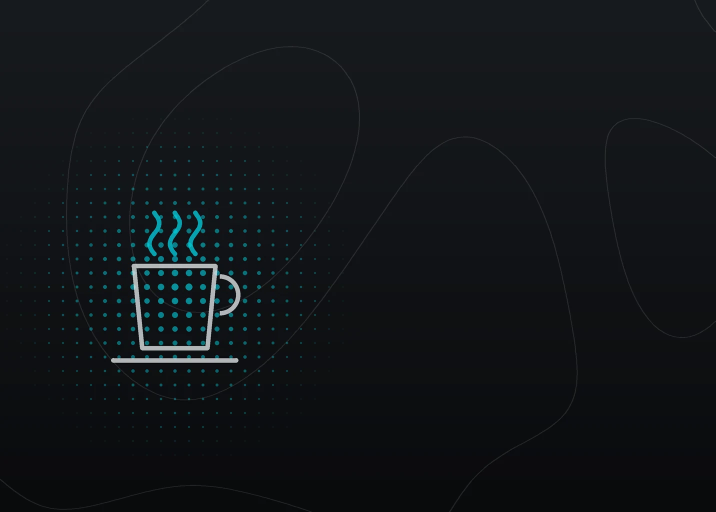
#> input picture assets/home/experience/2024-dunkin.webp, 1431 x 1024 px (shown at 1/2 size)
$ python import_images.py --kind contact-figure ../../assets/home/experience/2024-dunkin.webp out.png
#> lines starting #> are read from the running program, lines starting #| are printed output that depends on the picture
"""Crop and encode a generated image to its homepage frame.

    python3 scripts/home/import_images.py --kind plate SRC.png assets/home/experience/2024-dunkin.webp
    python3 scripts/home/import_images.py --kind portrait SRC.png SCRATCH/portrait.png

Kinds and sizes live in targets.py. Images are centre-cropped to the frame's
aspect, resized with LANCZOS and saved as WebP (quality 85, alpha kept for the
cut-out figures). The portrait is saved as PNG: it is the source person_maps.py
derives the hero's four maps from, not something the page loads.
"""
import argparse
import sys
from pathlib import Path

from PIL import Image, ImageOps

sys.path.insert(0, str(Path(__file__).resolve().parent))
from targets import TARGETS  # noqa: E402


def crop_to(image: Image.Image, size: tuple[int, int]) -> Image.Image:
    return ImageOps.fit(image, size, method=Image.Resampling.LANCZOS, centering=(0.5, 0.5))


def import_image(kind: str, src: Path, dest: Path) -> Path:
#> called with kind = 'contact-figure'
    target = TARGETS[kind]
    with Image.open(src) as opened:
#> opened is the input picture: PIL image 1431x1024 RGB; mean R, G, B 17.4, 20.8, 24
        image = ImageOps.exif_transpose(opened)
        image = image.convert("RGBA" if target["alpha"] else "RGB")
        image = crop_to(image, target["size"])
#> in crop_to, `return ImageOps.fit(image, size, method=Image.Resampling.LANCZOS, cent..`:
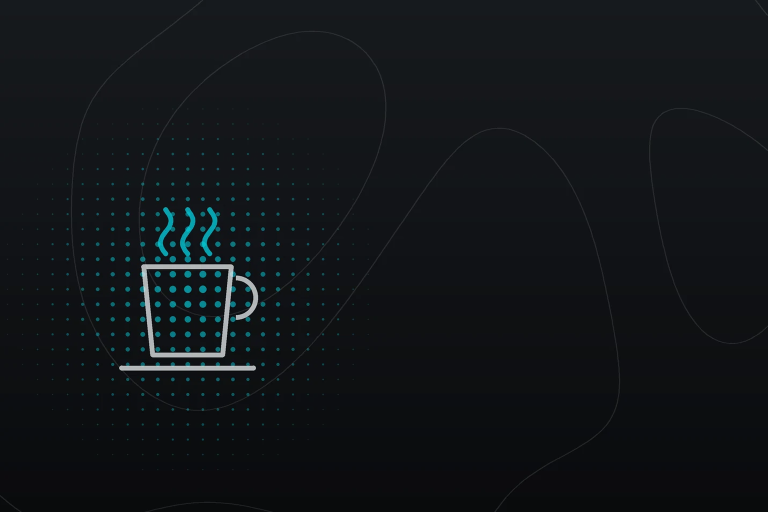
#> returned value: PIL image 1536x1024 RGBA (shown at 1/2 size); mean R, G, B, A 17.5, 21, 24.2, 255
    dest = Path(dest)
    dest.parent.mkdir(parents=True, exist_ok=True)
    if kind == "portrait":
        image.save(dest, "PNG")
    else:
        image.save(dest, "WEBP", quality=85, alpha_quality=100, method=6)
    return dest


def main(argv=None) -> int:
    parser = argparse.ArgumentParser(description=__doc__.splitlines()[0])
    parser.add_argument("--kind", required=True, choices=sorted(TARGETS))
    parser.add_argument("src", type=Path)
    parser.add_argument("dest", type=Path)
    args = parser.parse_args(argv)
    out = import_image(args.kind, args.src, args.dest)
    print(f"{args.kind}: {out}")
    return 0


if __name__ == "__main__":
    sys.exit(main())
#> (the program exits here)
